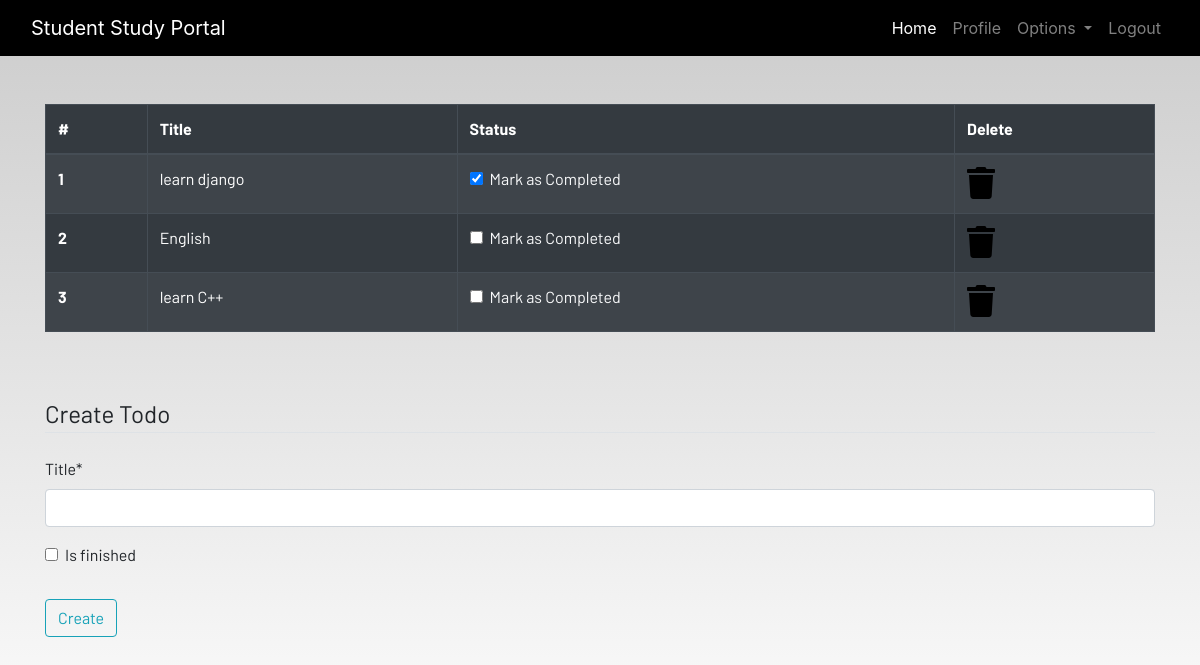
The app's page /todo (signed in) with its own data.
### dashboard/models.py (models this page shows, shortened)
class Todo(models.Model):
    user = models.ForeignKey(User,on_delete=models.CASCADE)
    title = models.CharField(max_length=200)
    is_finished = models.BooleanField(default=False)

### dashboard/views.py (the view)
# urls.py: path('todo',views.todo,name="todo"),
@login_required
def todo(request):
    if request.method == "POST":
        form = TodoForm(request.POST)
        if form.is_valid():
            try:
                finished = request.POST['is_finished']
                if finished == 'on':
                    finished=True
                else:
                    finished=False
            except:
                finished=False
            todos = Todo(
                user = request.user,
                title = request.POST['title'],
                is_finished = finished
            )
            todos.save()
            messages.success(request,f"Todo added from {request.user.username}!!")
    else:
        form=TodoForm()
    todo = Todo.objects.filter(user=request.user)
    if len(todo)==0:
        todos_done=True
    else:
        todos_done=False
    context = {
        'form':form,
        'todos':todo,
        'todos_done':todos_done
    }
    return render(request,'dashboard/todo.html',context)

### dashboard/forms.py
class TodoForm(forms.ModelForm):
    class Meta:
        model = Todo
        fields = ['title','is_finished']

### dashboard/templates/dashboard/todo.html (shortened to what this page needs)
{% extends 'dashboard/base.html' %}
{% load static %}
{% load crispy_forms_tags %}
{% block content %}
<div class="container">
    {% if not todos_done %}
    <table class="table table-striped table-bordered table-hover table-dark">
        <thead>
            <tr>
                <th scope="col">#</th>
                <th scope="col">Title</th>
                <th scope="col">Status</th>
                <th scope="col">Delete</th>
            </tr>
        </thead>
        <tbody>
            {% for todo in todos %}
            <tr>
                <th scope="row">{{forloop.counter}}</th>
                <td>{{ todo.title }}</td>
                <td>
                    <a href="{% url 'update-todo' todo.id %}">
                        <div class="form-check">
                            {% if todo.is_finished == True %}
                            <input class="form-check-input" type="checkbox" value="" checked>
                            {% else %}
                            <input class="form-check-input" type="checkbox" value="">
                            {% endif %}
                            <label class="form-check-label text-light" for="flexCheckDefault">
                                Mark as Completed
                            </label>
                        </div>
                    </a>
                </td>
                <td><a href="{% url 'delete-todo' todo.id %}"><i class="fa fa-trash fa-2x"></i></a></td>
            </tr>
            {% endfor %}
        </tbody>
    </table>
    {% else %}
    <h4>All tasks have been done!! create to add more</h4>
    {% endif %}
</div><br><br>
<div class="container">
    <form method="POST">
        <fieldset class="form-group">
            <legend class="border-bottom mb-4">Create Todo</legend>
            {{ form|crispy }}
        </fieldset>
        <div class="form-group">
            <button href="" class="btn btn-outline-info" type="submit">
                Create
            </button>
        </div>
    </form>
</div>
{% endblock content %}

### static/css/main.css (style rules this page uses)
html { scroll-behavior: smooth; height: 100%; width: 100%; }
a { text-decoration: none !important; color: black; }
html, body { max-width: 100%; overflow-x: hidden; height: 100%; width: 100%; }
body { background: linear-gradient(rgba(0, 0, 0, 0.2), rgba(255, 255, 255, 0.5)); overflow-x: hidden; background-repeat: no-repeat; }
.fa { color: black; }

### records on screen
Todo: title "learn django"
Todo: title "English"
Todo: title "learn C++"
